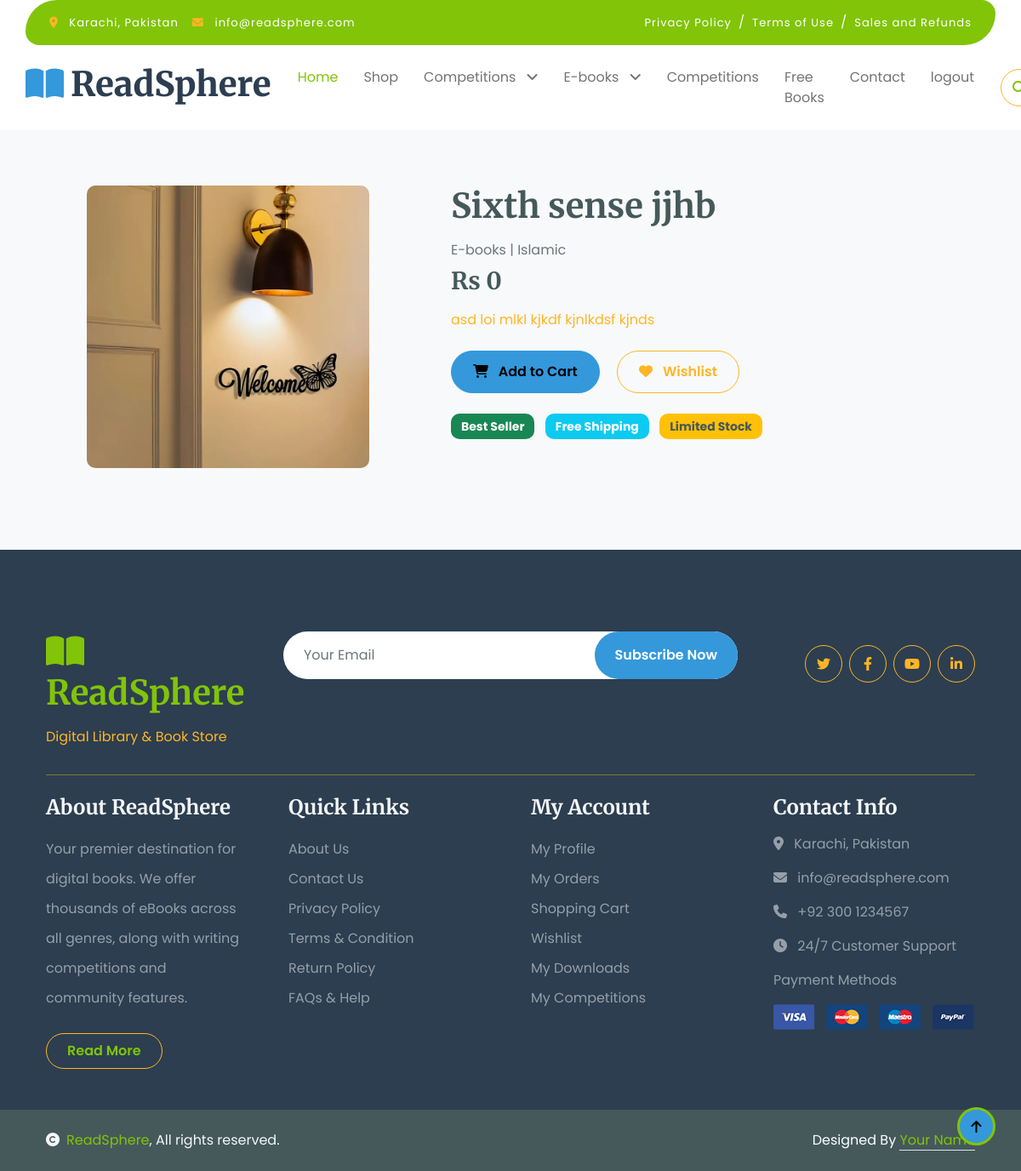
/fruitables/book_details1.php?id=8, run on the app's committed database.
### tables this page shows
CREATE TABLE `categories` (
  `id` int(11) NOT NULL,
  `category_name` varchar(120) NOT NULL
);

CREATE TABLE `books` (
  `book_id` int(11) NOT NULL,
  `title` varchar(255) NOT NULL,
  `author` varchar(255) NOT NULL,
  `category_id` int(11) NOT NULL,
  `subcategory_id` int(11) NOT NULL,
  `description` text DEFAULT NULL,
  `cover_image` varchar(255) DEFAULT NULL,
  `pdf_file` varchar(255) DEFAULT NULL,
  `soft_copy_file` varchar(255) DEFAULT NULL,
  `cd_available` enum('Yes','No') DEFAULT 'No',
  `price` int(11) DEFAULT 0,
  `created_at` timestamp NOT NULL DEFAULT current_timestamp(),
  `format_type` enum('PDF','HARDCOPY','CD') DEFAULT 'HARDCOPY',
  `subscription_duration` int(11) DEFAULT 0,
  `cd_price` decimal(10,2) DEFAULT 0.00,
  `weight` decimal(5,2) DEFAULT 0.00,
  `delivery_charges` decimal(10,2) DEFAULT 0.00,
  `is_free_for_members` tinyint(1) DEFAULT 0,
  `is_competition_winner` tinyint(1) DEFAULT 0
);

CREATE TABLE `subcategories` (
  `id` int(11) NOT NULL,
  `category_id` int(11) NOT NULL,
  `subcategory_name` varchar(100) NOT NULL
);

### fruitables/book_details1.php (the view, shortened to what this page needs)
<?php
include("includes/nav.php");
$book_id = intval($_GET['id']);
$query = "
SELECT b.*, c.category_name, s.subcategory_name
FROM books b
LEFT JOIN categories c ON b.category_id = c.id
LEFT JOIN subcategories s ON b.subcategory_id = s.id
WHERE b.book_id = $book_id
";
$result = mysqli_query($con, $query);
$book = mysqli_fetch_assoc($result);
?>
<div class="container py-5 mmm">
    <div class="row g-5">
        <div class="col-lg-4 mx-5">
            <div class="book-image">
                <img src="../admin_panel/uploads/<?= $book['cover_image']; ?>" class="img-fluid rounded" alt="<?= $book['title']; ?>">
            </div>
        </div>
        <div class="col-lg-5">
            <h1 class="fw-bold mb-3"><?= $book['title']; ?></h1>
            <p class="text-muted mb-2">
                 <?= $book['category_name']; ?> |
                 <?= $book['subcategory_name']; ?>
                </p>
                <h3 class=" fw-bold mb-3">Rs <?= number_format($book['price']); ?></h3>
            <div class="mb-4">
                <p class="text-secondary"><?= nl2br($book['description']); ?></p>
            </div>
            <div class="mb-3">
                <button class="btn btn-primary btn-lg rounded-pill me-3"><i class="fa fa-shopping-cart me-2"></i> Add to Cart</button>
                <button class="btn btn-outline-secondary btn-lg rounded-pill"><i class="fa fa-heart me-2"></i> Wishlist</button>
            </div>
            <div class="mt-4">
                <span class="badge bg-success me-2">Best Seller</span>
                <span class="badge bg-info me-2">Free Shipping</span>
                <span class="badge bg-warning text-dark">Limited Stock</span>
            </div>
        </div>
    </div>
</div>
<?php
include('includes/footer.php');
?>

### fruitables/includes/nav.php (shortened to what this page needs)
<?php
include('connection.php');
?>
<!DOCTYPE html>
<html lang="en">
<head>
    <link rel="stylesheet" href="https://cdnjs.cloudflare.com/ajax/libs/font-awesome/6.4.0/css/all.min.css">
    <link href="https://cdn.jsdelivr.net/npm/bootstrap@5.3.0/dist/css/bootstrap.min.css" rel="stylesheet">
    <link href="lib/lightbox/css/lightbox.min.css" rel="stylesheet">
    <link href="lib/owlcarousel/assets/owl.carousel.min.css" rel="stylesheet">
    <link href="css/bootstrap.min.css" rel="stylesheet">
    <link href="css/style.css" rel="stylesheet">
</head>
<body>
    <div class="container-fluid fixed-top">
        <div class="container topbar bg-primary d-none d-lg-block">
            <div class="d-flex justify-content-between">
                <div class="top-info ps-2">
                    <small class="me-3"><i class="fas fa-map-marker-alt me-2 text-secondary"></i>
                        <a href="#" class="text-white">Karachi, Pakistan</a>
                    </small>
                    <small class="me-3"><i class="fas fa-envelope me-2 text-secondary"></i>
                        <a href="mailto:info@readsphere.com" class="text-white">info@readsphere.com</a>
                    </small>
                </div>
                <div class="top-link pe-2">
                    <a href="privacy.php" class="text-white"><small class="text-white mx-2">Privacy Policy</small>/</a>
                    <a href="terms.php" class="text-white"><small class="text-white mx-2">Terms of Use</small>/</a>
                    <a href="refund.php" class="text-white"><small class="text-white ms-2">Sales and Refunds</small></a>
                </div>
            </div>
        </div>
        <div class="container px-0">
            <nav class="navbar navbar-light bg-white navbar-expand-xl">
                <a href="index.php" class="navbar-brand">
                    <h1 class="text-primary display-6">
                        <i class="fas fa-book-open me-2"></i>ReadSphere
                    </h1>
                </a>
                <div class="collapse navbar-collapse bg-white" id="navbarCollapse">
                    <div class="navbar-nav mx-auto">
                        <a href="index.php" class="nav-item nav-link active">Home</a>
                        <a href="shop.php" class="nav-item nav-link">Shop</a>
                        <?php
                        $cat_sql = "SELECT * FROM categories ORDER BY category_name";
                        $cat_run = mysqli_query($con, $cat_sql);
                        while($cat = mysqli_fetch_assoc($cat_run)):
                        ?>
                        <div class="nav-item dropdown">
                            <a href="#" class="nav-link dropdown-toggle" data-bs-toggle="dropdown">
                                <?php echo htmlspecialchars($cat['category_name']); ?>
                            </a>
                        </div>
                        <?php endwhile; ?>
                        <a href="competitions.php" class="nav-item nav-link">Competitions</a>
                        <a href="free-books.php" class="nav-item nav-link">Free Books</a>
                        <a href="contact.php" class="nav-item nav-link">Contact</a>
                        <a href="logout.php" class="nav-item nav-link">logout</a>
                    </div>
                    <div class="d-flex m-3 me-0">
                        <button
                            class="btn-search btn border border-secondary btn-md-square rounded-circle bg-white me-4"
                            data-bs-toggle="modal" data-bs-target="#searchModal">
                            <i class="fas fa-search text-primary"></i>
                        </button>
                    </div>
                </div>
            </nav>
        </div>
    </div>

### fruitables/css/style.css (style rules this page uses)
.btn { font-weight: 600; transition: .5s; }
.btn-md-square { width: 44px; height: 44px; }
.btn-square, .btn-sm-square, .btn-md-square, .btn-lg-square { padding: 0; display: flex; align-items: center; justify-content: center; font-weight: normal; }
.btn.border-secondary { transition: 0.5s; }
.fixed-top { transition: 0.5s; background: var(--bs-white); border: 0; }
.topbar { padding: 20px; border-radius: 230px 100px; }
.topbar .top-info { font-size: 15px; line-height: 0; letter-spacing: 1px; display: flex; align-items: center; }
.topbar .top-link { font-size: 15px; line-height: 0; letter-spacing: 1px; display: flex; align-items: center; }
.topbar .top-link a { letter-spacing: 1px; }
.navbar .navbar-nav .nav-link { padding: 10px 15px; font-size: 16px; transition: .5s; }
.navbar { height: 100px; border-bottom: 1px solid rgba(255, 255, 255, .1); z-index: 666; }
.navbar .navbar-nav .nav-link:hover, .navbar .navbar-nav .nav-link.active, .fixed-top.bg-white .navbar .navbar-nav .nav-link:hover, .fixed-top.bg-white .navbar .navbar-nav .nav-link.active { color: var(--bs-primary); }
.navbar .dropdown-toggle::after { border: none; content: "\f107"; font-family: "Font Awesome 5 Free"; font-weight: 700; vertical-align: middle; margin-left: 8px; }

### fruitables/includes/nav.php (style rules this page uses)
:root { --primary-color: #2c3e50; --secondary-color: #3498db; --accent-color: #e74c3c; --light-color: #f8f9fa; --dark-color: #2c3e50; --success-color: #27ae60; --warning-color: #f39c12; }
body { font-family: 'Poppins', sans-serif; color: #333; background-color: #f8f9fa; }
h1, h2, h3, h4, h5 { font-family: 'Merriweather', serif; font-weight: 700; }
.navbar-brand h1 { color: var(--primary-color) !important; }
.navbar-brand h1 i { color: var(--secondary-color); }
.btn-primary { background: var(--secondary-color); border-color: var(--secondary-color); }

### fruitables/book_details1.php (style rules this page uses)
.mmm { margin-top: 170px; }
.book-image img { max-height: 350px; object-fit: cover; transition: transform 0.3s ease; }
.btn-lg { padding: 12px 25px; font-size: 16px; }
.badge { font-size: 14px; padding: 8px 12px; }

### data on the page
categories: category_name "Competitions"
categories: category_name "E-books"
books: cover_image (picture), title "Sixth sense jjhb", category.category_name "E-books", subcategory.subcategory_name "Islamic", price "0", description "asd loi mlkl kjkdf kjnlkdsf kjnds"
